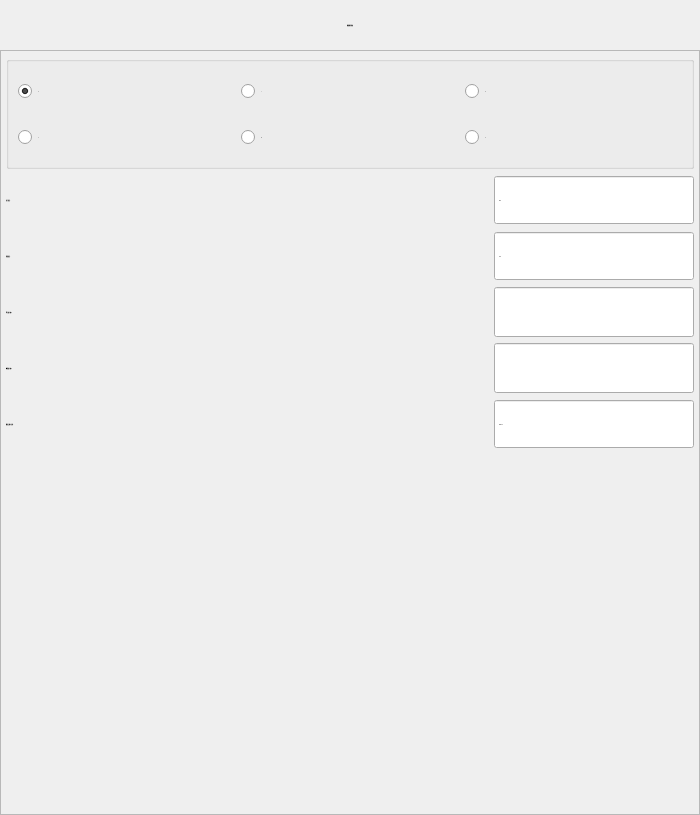
<?xml version="1.0" encoding="UTF-8"?>
<ui version="4.0">
 <class>FormActPaper</class>
 <widget class="QWidget" name="FormActPaper">
  <property name="geometry">
   <rect>
    <x>0</x>
    <y>0</y>
    <width>700</width>
    <height>815</height>
   </rect>
  </property>
  <property name="minimumSize">
   <size>
    <width>700</width>
    <height>815</height>
   </size>
  </property>
  <property name="maximumSize">
   <size>
    <width>700</width>
    <height>815</height>
   </size>
  </property>
  <property name="font">
   <font>
    <family>微软雅黑</family>
    <pointsize>-1</pointsize>
    <weight>50</weight>
    <italic>false</italic>
    <bold>false</bold>
   </font>
  </property>
  <property name="windowTitle">
   <string notr="true">取纸</string>
  </property>
  <property name="toolTip">
   <string notr="true"/>
  </property>
  <property name="statusTip">
   <string notr="true"/>
  </property>
  <property name="whatsThis">
   <string notr="true"/>
  </property>
  <property name="accessibleName">
   <string notr="true"/>
  </property>
  <property name="accessibleDescription">
   <string notr="true"/>
  </property>
  <property name="styleSheet">
   <string notr="true">font: 28px &quot;微软雅黑&quot;;</string>
  </property>
  <property name="windowFilePath">
   <string notr="true"/>
  </property>
  <layout class="QVBoxLayout" name="verticalLayout">
   <property name="spacing">
    <number>0</number>
   </property>
   <property name="margin">
    <number>0</number>
   </property>
   <item>
    <widget class="QLabel" name="labelParaTitle">
     <property name="sizePolicy">
      <sizepolicy hsizetype="Preferred" vsizetype="Fixed">
       <horstretch>0</horstretch>
       <verstretch>0</verstretch>
      </sizepolicy>
     </property>
     <property name="minimumSize">
      <size>
       <width>0</width>
       <height>50</height>
      </size>
     </property>
     <property name="font">
      <font>
       <family>微软雅黑</family>
       <pointsize>-1</pointsize>
       <weight>50</weight>
       <italic>false</italic>
       <bold>false</bold>
      </font>
     </property>
     <property name="styleSheet">
      <string notr="true">QLabel#labelParaTitle
{
	color: black;
	border-image: url(:/img/widget/Panel.png) 0 4 0 4;
	border-left: 4px transparent;
	border-right: 4px transparent;
}
</string>
     </property>
     <property name="text">
      <string>搜索指令参数</string>
     </property>
     <property name="alignment">
      <set>Qt::AlignCenter</set>
     </property>
    </widget>
   </item>
   <item>
    <widget class="QFrame" name="framePaper">
     <property name="frameShape">
      <enum>QFrame::StyledPanel</enum>
     </property>
     <property name="frameShadow">
      <enum>QFrame::Raised</enum>
     </property>
     <layout class="QGridLayout" name="gridLayout_2">
      <property name="margin">
       <number>5</number>
      </property>
      <item row="0" column="0">
       <widget class="QGroupBox" name="groupBoxAxis">
        <property name="styleSheet">
         <string notr="true"/>
        </property>
        <property name="title">
         <string/>
        </property>
        <layout class="QGridLayout" name="gridLayout">
         <item row="0" column="1">
          <widget class="QRadioButton" name="rBtnPaVer">
           <property name="minimumSize">
            <size>
             <width>80</width>
             <height>40</height>
            </size>
           </property>
           <property name="maximumSize">
            <size>
             <width>16777215</width>
             <height>40</height>
            </size>
           </property>
           <property name="font">
            <font>
             <family>微软雅黑</family>
             <pointsize>-1</pointsize>
             <weight>50</weight>
             <italic>false</italic>
             <bold>false</bold>
            </font>
           </property>
           <property name="styleSheet">
            <string notr="true"/>
           </property>
           <property name="text">
            <string>Y</string>
           </property>
          </widget>
         </item>
         <item row="0" column="0">
          <widget class="QRadioButton" name="rBtnPaHor">
           <property name="minimumSize">
            <size>
             <width>80</width>
             <height>40</height>
            </size>
           </property>
           <property name="maximumSize">
            <size>
             <width>16777215</width>
             <height>40</height>
            </size>
           </property>
           <property name="font">
            <font>
             <family>微软雅黑</family>
             <pointsize>-1</pointsize>
             <weight>50</weight>
             <italic>false</italic>
             <bold>false</bold>
            </font>
           </property>
           <property name="styleSheet">
            <string notr="true"/>
           </property>
           <property name="text">
            <string>X</string>
           </property>
           <property name="checked">
            <bool>true</bool>
           </property>
          </widget>
         </item>
         <item row="0" column="2">
          <widget class="QRadioButton" name="rBtnTravel">
           <property name="minimumSize">
            <size>
             <width>80</width>
             <height>40</height>
            </size>
           </property>
           <property name="maximumSize">
            <size>
             <width>16777215</width>
             <height>40</height>
            </size>
           </property>
           <property name="font">
            <font>
             <family>微软雅黑</family>
             <pointsize>-1</pointsize>
             <weight>50</weight>
             <italic>false</italic>
             <bold>false</bold>
            </font>
           </property>
           <property name="styleSheet">
            <string notr="true"/>
           </property>
           <property name="text">
            <string>Z</string>
           </property>
          </widget>
         </item>
         <item row="1" column="0">
          <widget class="QRadioButton" name="rBtnRaVer">
           <property name="minimumSize">
            <size>
             <width>80</width>
             <height>40</height>
            </size>
           </property>
           <property name="maximumSize">
            <size>
             <width>16777215</width>
             <height>40</height>
            </size>
           </property>
           <property name="font">
            <font>
             <family>微软雅黑</family>
             <pointsize>-1</pointsize>
             <weight>50</weight>
             <italic>false</italic>
             <bold>false</bold>
            </font>
           </property>
           <property name="styleSheet">
            <string notr="true"/>
           </property>
           <property name="text">
            <string>A</string>
           </property>
          </widget>
         </item>
         <item row="1" column="1">
          <widget class="QRadioButton" name="rBtnRaHor">
           <property name="minimumSize">
            <size>
             <width>80</width>
             <height>40</height>
            </size>
           </property>
           <property name="maximumSize">
            <size>
             <width>16777215</width>
             <height>40</height>
            </size>
           </property>
           <property name="font">
            <font>
             <family>微软雅黑</family>
             <pointsize>-1</pointsize>
             <weight>50</weight>
             <italic>false</italic>
             <bold>false</bold>
            </font>
           </property>
           <property name="styleSheet">
            <string notr="true"/>
           </property>
           <property name="text">
            <string>B</string>
           </property>
          </widget>
         </item>
         <item row="1" column="2">
          <widget class="QRadioButton" name="rBtnExt">
           <property name="minimumSize">
            <size>
             <width>80</width>
             <height>40</height>
            </size>
           </property>
           <property name="maximumSize">
            <size>
             <width>16777215</width>
             <height>40</height>
            </size>
           </property>
           <property name="font">
            <font>
             <family>微软雅黑</family>
             <pointsize>-1</pointsize>
             <weight>50</weight>
             <italic>false</italic>
             <bold>false</bold>
            </font>
           </property>
           <property name="styleSheet">
            <string notr="true"/>
           </property>
           <property name="text">
            <string>C</string>
           </property>
          </widget>
         </item>
        </layout>
       </widget>
      </item>
      <item row="1" column="0">
       <layout class="QHBoxLayout" name="horizontalLayout">
        <item>
         <widget class="QLabel" name="labelHightSpd">
          <property name="sizePolicy">
           <sizepolicy hsizetype="Expanding" vsizetype="Fixed">
            <horstretch>0</horstretch>
            <verstretch>0</verstretch>
           </sizepolicy>
          </property>
          <property name="minimumSize">
           <size>
            <width>85</width>
            <height>50</height>
           </size>
          </property>
          <property name="maximumSize">
           <size>
            <width>16777215</width>
            <height>50</height>
           </size>
          </property>
          <property name="font">
           <font>
            <family>微软雅黑</family>
            <pointsize>-1</pointsize>
            <weight>50</weight>
            <italic>false</italic>
            <bold>false</bold>
           </font>
          </property>
          <property name="text">
           <string>运行速度：</string>
          </property>
         </widget>
        </item>
        <item>
         <widget class="xSpinBox" name="BoxHspd">
          <property name="enabled">
           <bool>true</bool>
          </property>
          <property name="sizePolicy">
           <sizepolicy hsizetype="Fixed" vsizetype="Fixed">
            <horstretch>0</horstretch>
            <verstretch>0</verstretch>
           </sizepolicy>
          </property>
          <property name="minimumSize">
           <size>
            <width>200</width>
            <height>50</height>
           </size>
          </property>
          <property name="maximumSize">
           <size>
            <width>200</width>
            <height>50</height>
           </size>
          </property>
          <property name="font">
           <font>
            <family>微软雅黑</family>
            <pointsize>-1</pointsize>
            <weight>50</weight>
            <italic>false</italic>
            <bold>false</bold>
           </font>
          </property>
          <property name="focusPolicy">
           <enum>Qt::ClickFocus</enum>
          </property>
          <property name="alignment">
           <set>Qt::AlignLeading|Qt::AlignLeft|Qt::AlignVCenter</set>
          </property>
          <property name="buttonSymbols">
           <enum>QAbstractSpinBox::NoButtons</enum>
          </property>
          <property name="specialValueText">
           <string notr="true"/>
          </property>
          <property name="keyboardTracking">
           <bool>false</bool>
          </property>
          <property name="suffix">
           <string notr="true">%</string>
          </property>
          <property name="prefix">
           <string notr="true"/>
          </property>
          <property name="minimum">
           <number>1</number>
          </property>
          <property name="maximum">
           <number>100</number>
          </property>
          <property name="value">
           <number>50</number>
          </property>
          <property name="HasBtn" stdset="0">
           <bool>true</bool>
          </property>
         </widget>
        </item>
       </layout>
      </item>
      <item row="2" column="0">
       <layout class="QHBoxLayout" name="horizontalLayout_2">
        <item>
         <widget class="QLabel" name="labelLowSpd">
          <property name="sizePolicy">
           <sizepolicy hsizetype="Expanding" vsizetype="Fixed">
            <horstretch>0</horstretch>
            <verstretch>0</verstretch>
           </sizepolicy>
          </property>
          <property name="minimumSize">
           <size>
            <width>85</width>
            <height>50</height>
           </size>
          </property>
          <property name="maximumSize">
           <size>
            <width>16777215</width>
            <height>50</height>
           </size>
          </property>
          <property name="font">
           <font>
            <family>微软雅黑</family>
            <pointsize>-1</pointsize>
            <weight>50</weight>
            <italic>false</italic>
            <bold>false</bold>
           </font>
          </property>
          <property name="text">
           <string>低速速度：</string>
          </property>
         </widget>
        </item>
        <item>
         <widget class="xSpinBox" name="BoxLspd">
          <property name="sizePolicy">
           <sizepolicy hsizetype="Fixed" vsizetype="Fixed">
            <horstretch>0</horstretch>
            <verstretch>0</verstretch>
           </sizepolicy>
          </property>
          <property name="minimumSize">
           <size>
            <width>200</width>
            <height>50</height>
           </size>
          </property>
          <property name="maximumSize">
           <size>
            <width>200</width>
            <height>50</height>
           </size>
          </property>
          <property name="font">
           <font>
            <family>微软雅黑</family>
            <pointsize>-1</pointsize>
            <weight>50</weight>
            <italic>false</italic>
            <bold>false</bold>
           </font>
          </property>
          <property name="focusPolicy">
           <enum>Qt::ClickFocus</enum>
          </property>
          <property name="alignment">
           <set>Qt::AlignLeading|Qt::AlignLeft|Qt::AlignVCenter</set>
          </property>
          <property name="buttonSymbols">
           <enum>QAbstractSpinBox::NoButtons</enum>
          </property>
          <property name="specialValueText">
           <string notr="true"/>
          </property>
          <property name="keyboardTracking">
           <bool>false</bool>
          </property>
          <property name="suffix">
           <string notr="true">%</string>
          </property>
          <property name="prefix">
           <string notr="true"/>
          </property>
          <property name="minimum">
           <number>1</number>
          </property>
          <property name="maximum">
           <number>100</number>
          </property>
          <property name="value">
           <number>10</number>
          </property>
          <property name="HasBtn" stdset="0">
           <bool>true</bool>
          </property>
         </widget>
        </item>
       </layout>
      </item>
      <item row="3" column="0">
       <layout class="QHBoxLayout" name="horizontalLayout_4">
        <item>
         <widget class="QLabel" name="labelSInputPort">
          <property name="minimumSize">
           <size>
            <width>85</width>
            <height>50</height>
           </size>
          </property>
          <property name="maximumSize">
           <size>
            <width>16777215</width>
            <height>50</height>
           </size>
          </property>
          <property name="font">
           <font>
            <family>微软雅黑</family>
            <pointsize>-1</pointsize>
            <weight>50</weight>
            <italic>false</italic>
            <bold>false</bold>
           </font>
          </property>
          <property name="styleSheet">
           <string notr="true"/>
          </property>
          <property name="text">
           <string>停止输入端口:</string>
          </property>
         </widget>
        </item>
        <item>
         <widget class="xLineEdit" name="lineEdit_invar">
          <property name="sizePolicy">
           <sizepolicy hsizetype="Fixed" vsizetype="Fixed">
            <horstretch>0</horstretch>
            <verstretch>0</verstretch>
           </sizepolicy>
          </property>
          <property name="minimumSize">
           <size>
            <width>200</width>
            <height>50</height>
           </size>
          </property>
          <property name="maximumSize">
           <size>
            <width>200</width>
            <height>50</height>
           </size>
          </property>
          <property name="font">
           <font>
            <family>微软雅黑</family>
            <pointsize>-1</pointsize>
            <weight>50</weight>
            <italic>false</italic>
            <bold>false</bold>
           </font>
          </property>
          <property name="focusPolicy">
           <enum>Qt::ClickFocus</enum>
          </property>
          <property name="acceptDrops">
           <bool>false</bool>
          </property>
          <property name="alignment">
           <set>Qt::AlignCenter</set>
          </property>
          <property name="readOnly">
           <bool>true</bool>
          </property>
         </widget>
        </item>
       </layout>
      </item>
      <item row="4" column="0">
       <layout class="QHBoxLayout" name="horizontalLayout_3">
        <item>
         <widget class="QLabel" name="labelAInputPort">
          <property name="minimumSize">
           <size>
            <width>85</width>
            <height>50</height>
           </size>
          </property>
          <property name="maximumSize">
           <size>
            <width>16777215</width>
            <height>50</height>
           </size>
          </property>
          <property name="font">
           <font>
            <family>微软雅黑</family>
            <pointsize>-1</pointsize>
            <weight>50</weight>
            <italic>false</italic>
            <bold>false</bold>
           </font>
          </property>
          <property name="styleSheet">
           <string notr="true"/>
          </property>
          <property name="text">
           <string>减速输入端口:</string>
          </property>
         </widget>
        </item>
        <item>
         <widget class="xLineEdit" name="lineEdit_dvar">
          <property name="sizePolicy">
           <sizepolicy hsizetype="Fixed" vsizetype="Fixed">
            <horstretch>0</horstretch>
            <verstretch>0</verstretch>
           </sizepolicy>
          </property>
          <property name="minimumSize">
           <size>
            <width>200</width>
            <height>50</height>
           </size>
          </property>
          <property name="maximumSize">
           <size>
            <width>200</width>
            <height>50</height>
           </size>
          </property>
          <property name="font">
           <font>
            <family>微软雅黑</family>
            <pointsize>-1</pointsize>
            <weight>50</weight>
            <italic>false</italic>
            <bold>false</bold>
           </font>
          </property>
          <property name="focusPolicy">
           <enum>Qt::ClickFocus</enum>
          </property>
          <property name="acceptDrops">
           <bool>false</bool>
          </property>
          <property name="alignment">
           <set>Qt::AlignCenter</set>
          </property>
          <property name="readOnly">
           <bool>true</bool>
          </property>
         </widget>
        </item>
       </layout>
      </item>
      <item row="5" column="0">
       <layout class="QHBoxLayout" name="horizontalLayout_7">
        <item>
         <widget class="QLabel" name="label">
          <property name="sizePolicy">
           <sizepolicy hsizetype="Expanding" vsizetype="Preferred">
            <horstretch>0</horstretch>
            <verstretch>0</verstretch>
           </sizepolicy>
          </property>
          <property name="minimumSize">
           <size>
            <width>180</width>
            <height>50</height>
           </size>
          </property>
          <property name="maximumSize">
           <size>
            <width>16777215</width>
            <height>50</height>
           </size>
          </property>
          <property name="font">
           <font>
            <family>微软雅黑</family>
            <pointsize>-1</pointsize>
            <weight>50</weight>
            <italic>false</italic>
            <bold>false</bold>
           </font>
          </property>
          <property name="styleSheet">
           <string notr="true"/>
          </property>
          <property name="text">
           <string>搜索点最大位置：</string>
          </property>
         </widget>
        </item>
        <item>
         <widget class="xDoubleSpinBox" name="BoxVerPos">
          <property name="sizePolicy">
           <sizepolicy hsizetype="Fixed" vsizetype="Fixed">
            <horstretch>0</horstretch>
            <verstretch>0</verstretch>
           </sizepolicy>
          </property>
          <property name="minimumSize">
           <size>
            <width>200</width>
            <height>50</height>
           </size>
          </property>
          <property name="maximumSize">
           <size>
            <width>200</width>
            <height>50</height>
           </size>
          </property>
          <property name="font">
           <font>
            <family>微软雅黑</family>
            <pointsize>-1</pointsize>
            <weight>50</weight>
            <italic>false</italic>
            <bold>false</bold>
           </font>
          </property>
          <property name="focusPolicy">
           <enum>Qt::ClickFocus</enum>
          </property>
          <property name="alignment">
           <set>Qt::AlignLeading|Qt::AlignLeft|Qt::AlignVCenter</set>
          </property>
          <property name="readOnly">
           <bool>true</bool>
          </property>
          <property name="buttonSymbols">
           <enum>QAbstractSpinBox::NoButtons</enum>
          </property>
          <property name="keyboardTracking">
           <bool>false</bool>
          </property>
          <property name="prefix">
           <string notr="true"/>
          </property>
          <property name="suffix">
           <string notr="true"/>
          </property>
          <property name="decimals">
           <number>2</number>
          </property>
          <property name="maximum">
           <double>60000.000000000000000</double>
          </property>
          <property name="singleStep">
           <double>0.010000000000000</double>
          </property>
          <property name="value">
           <double>6553.500000000000000</double>
          </property>
          <property name="HasBtn" stdset="0">
           <bool>false</bool>
          </property>
         </widget>
        </item>
       </layout>
      </item>
      <item row="6" column="0">
       <spacer name="verticalSpacer">
        <property name="orientation">
         <enum>Qt::Vertical</enum>
        </property>
        <property name="sizeHint" stdset="0">
         <size>
          <width>20</width>
          <height>40</height>
         </size>
        </property>
       </spacer>
      </item>
     </layout>
    </widget>
   </item>
  </layout>
 </widget>
 <customwidgets>
  <customwidget>
   <class>xSpinBox</class>
   <extends>QSpinBox</extends>
   <header>xspinbox.h</header>
   <slots>
    <signal>clicked()</signal>
   </slots>
  </customwidget>
  <customwidget>
   <class>xDoubleSpinBox</class>
   <extends>QDoubleSpinBox</extends>
   <header>xdoublespinbox.h</header>
   <slots>
    <signal>clicked()</signal>
   </slots>
  </customwidget>
  <customwidget>
   <class>xLineEdit</class>
   <extends>QLineEdit</extends>
   <header>xlineedit.h</header>
   <slots>
    <signal>clicked()</signal>
   </slots>
  </customwidget>
 </customwidgets>
 <resources/>
 <connections>
  <connection>
   <sender>lineEdit_dvar</sender>
   <signal>clicked()</signal>
   <receiver>FormActPaper</receiver>
   <slot>selectInSpd()</slot>
   <hints>
    <hint type="sourcelabel">
     <x>280</x>
     <y>205</y>
    </hint>
    <hint type="destinationlabel">
     <x>394</x>
     <y>149</y>
    </hint>
   </hints>
  </connection>
  <connection>
   <sender>lineEdit_invar</sender>
   <signal>clicked()</signal>
   <receiver>FormActPaper</receiver>
   <slot>selectInCheck()</slot>
   <hints>
    <hint type="sourcelabel">
     <x>667</x>
     <y>205</y>
    </hint>
    <hint type="destinationlabel">
     <x>394</x>
     <y>149</y>
    </hint>
   </hints>
  </connection>
  <connection>
   <sender>BoxHspd</sender>
   <signal>clicked()</signal>
   <receiver>FormActPaper</receiver>
   <slot>inputHspd()</slot>
   <hints>
    <hint type="sourcelabel">
     <x>280</x>
     <y>143</y>
    </hint>
    <hint type="destinationlabel">
     <x>394</x>
     <y>149</y>
    </hint>
   </hints>
  </connection>
  <connection>
   <sender>BoxLspd</sender>
   <signal>clicked()</signal>
   <receiver>FormActPaper</receiver>
   <slot>inputLspd()</slot>
   <hints>
    <hint type="sourcelabel">
     <x>667</x>
     <y>143</y>
    </hint>
    <hint type="destinationlabel">
     <x>394</x>
     <y>149</y>
    </hint>
   </hints>
  </connection>
  <connection>
   <sender>BoxVerPos</sender>
   <signal>clicked()</signal>
   <receiver>FormActPaper</receiver>
   <slot>inputPos()</slot>
   <hints>
    <hint type="sourcelabel">
     <x>613</x>
     <y>264</y>
    </hint>
    <hint type="destinationlabel">
     <x>394</x>
     <y>149</y>
    </hint>
   </hints>
  </connection>
 </connections>
 <slots>
  <slot>inputHspd()</slot>
  <slot>inputLspd()</slot>
  <slot>inputHorPos()</slot>
  <slot>inputPos()</slot>
  <slot>inputTrvPos()</slot>
  <slot>syncHorPos()</slot>
  <slot>syncPos()</slot>
  <slot>syncTrvPos()</slot>
  <slot>selectInSpd()</slot>
  <slot>selectInCheck()</slot>
  <slot>selectOutCatch()</slot>
 </slots>
</ui>
